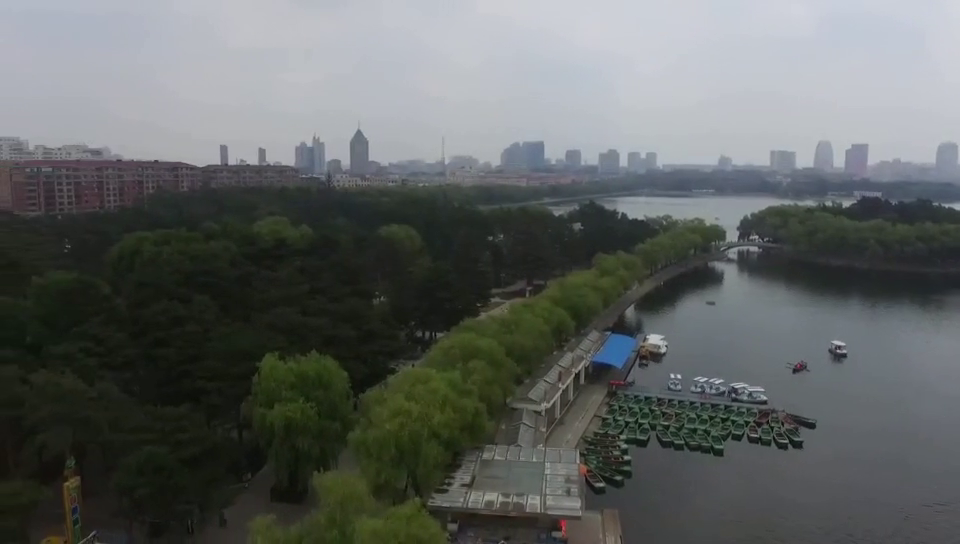
#> input picture frame 62 of 02_Video/00_Scenery.mp4, 960 x 544 px
$ python 'p5_视频的读取与处理_25.3.17.py'
#> lines starting #> are read from the running program, lines starting #| are printed output that depends on the picture
import cv2

vc = cv2.VideoCapture('02_Video/00_Scenery.mp4')

# 检查是否打开正确

if vc.isOpened():
    open_, frame = vc.read()
#> frame is the input picture: shape (544, 960, 3); mean B, G, R 97.8, 99.5, 95.6
else:
    open_ = False

while open_:
    ret, frame = vc.read()
    if frame is None:
        break

    if ret:  # 将每帧是视频都转为灰度图
        gray = cv2.cvtColor(frame, cv2.COLOR_BGR2GRAY)
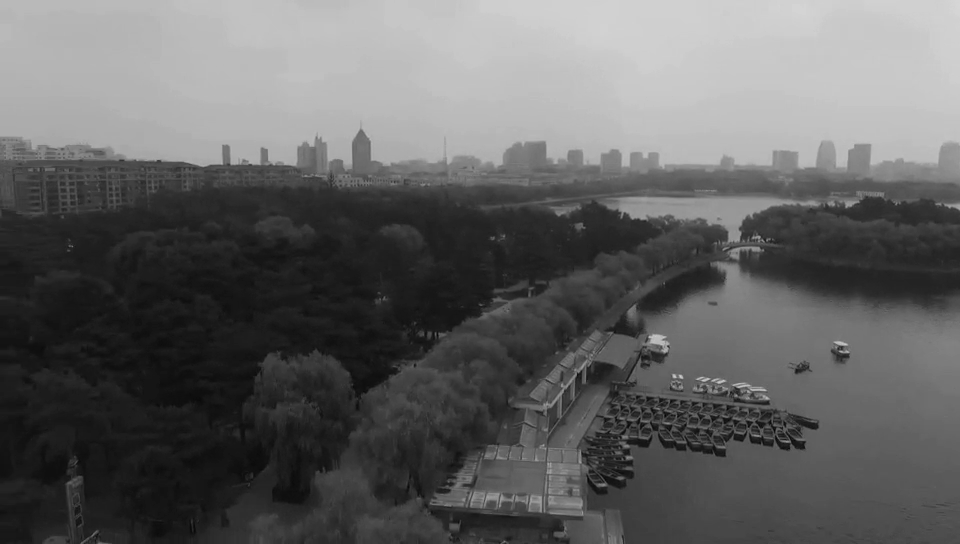
#> gray: shape (544, 960); min 4, max 215, mean 97.7
        cv2.imshow('result', gray)

        # 这里的waitKey越小，视频播放的就越快
        # 意思是每灰度渲染完一帧后等待的时间
        if cv2.waitKey(10) & 0xFF == 27:  # 0xFF == 27 的意思是按Esc就退出循环(Esc的ASCII码就是27)
#> (key Esc is pressed here)
            break
vc.release()
cv2.destroyAllWindows()

$ run again, starting later in the video
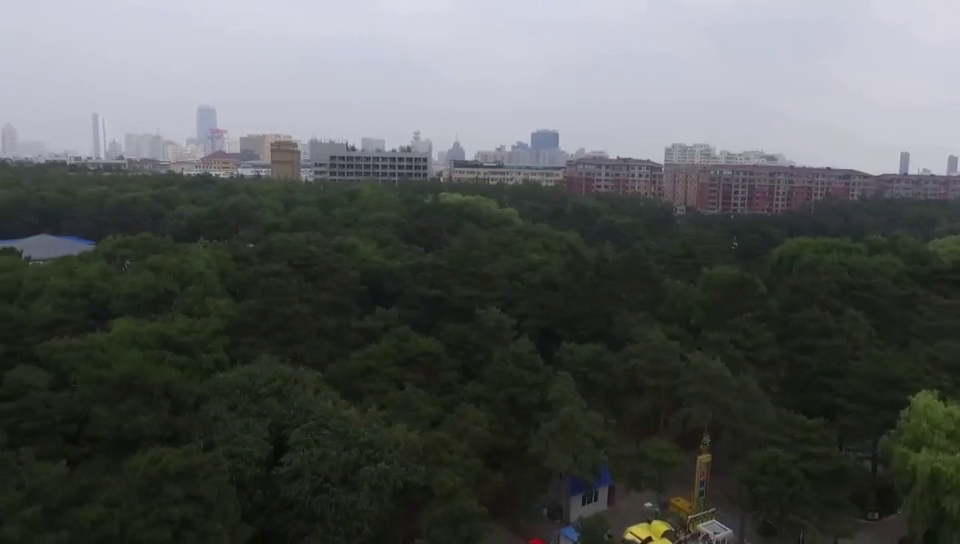
#> input picture frame 279 of 02_Video/00_Scenery.mp4, 960 x 544 px
#> frame is the input picture: shape (544, 960, 3); mean B, G, R 86.5, 88.2, 85.2
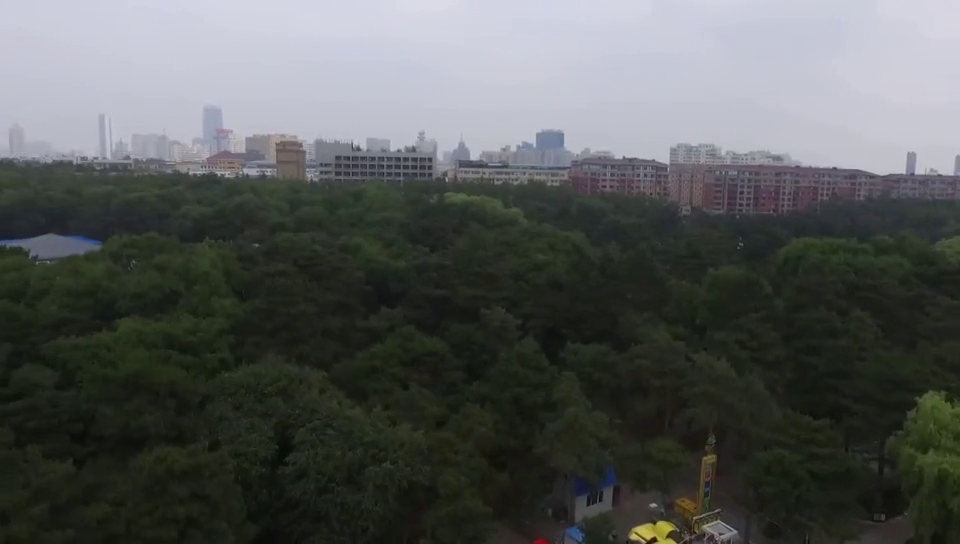
#> input picture frame 280 of 02_Video/00_Scenery.mp4, 960 x 544 px
#> frame is the input picture: shape (544, 960, 3); mean B, G, R 86.5, 88.1, 85.1

$ run again, starting later in the video
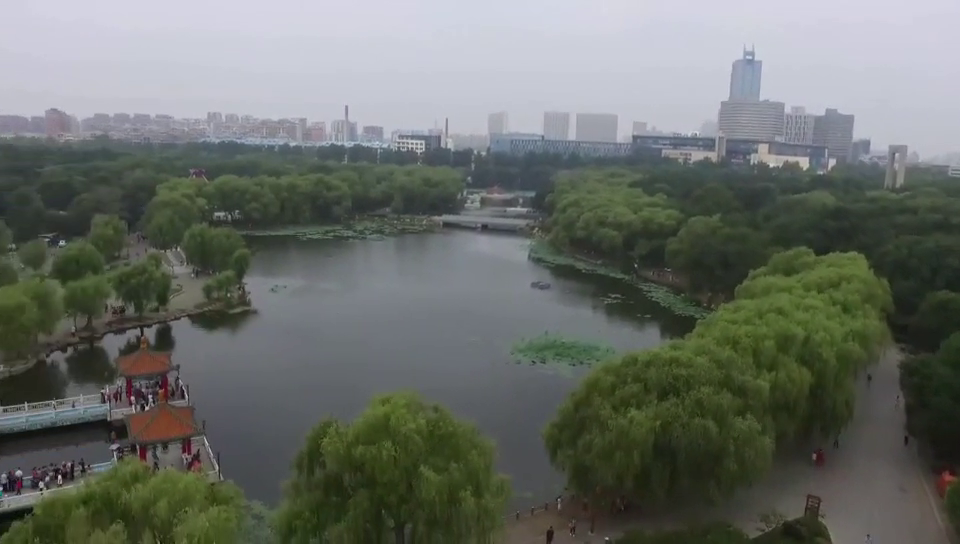
#> input picture frame 497 of 02_Video/00_Scenery.mp4, 960 x 544 px
#> frame is the input picture: shape (544, 960, 3); mean B, G, R 103.7, 109.7, 104.9
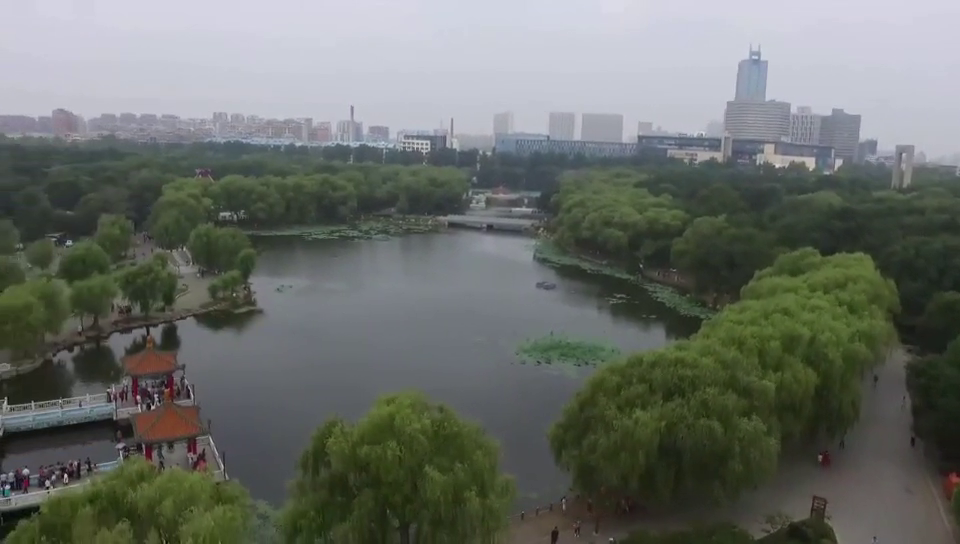
#> input picture frame 498 of 02_Video/00_Scenery.mp4, 960 x 544 px
#> frame is the input picture: shape (544, 960, 3); mean B, G, R 103.9, 109.7, 105.1
#> `gray = cv2.cvtColor(frame, cv2.COLOR_BGR2GRAY)`:
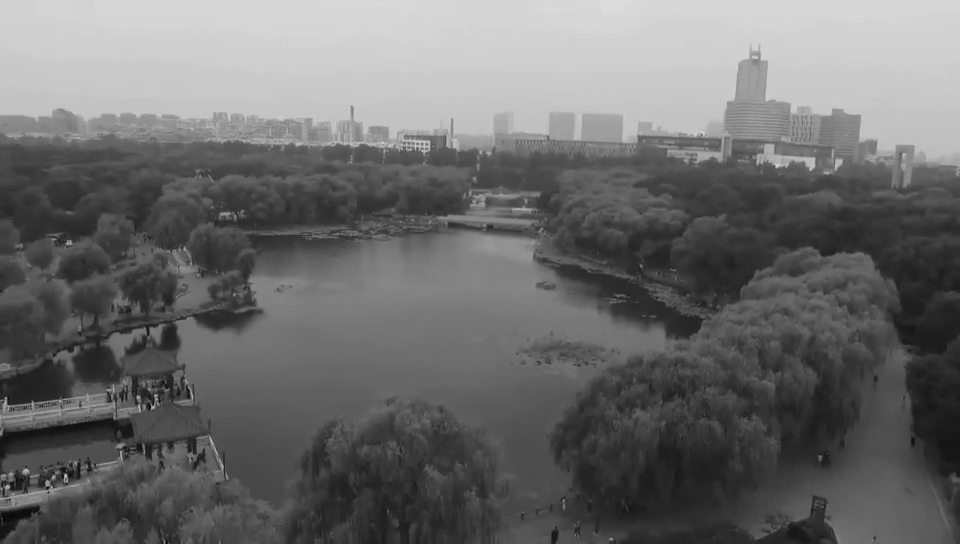
#> gray: shape (544, 960); min 4, max 220, mean 107.6
